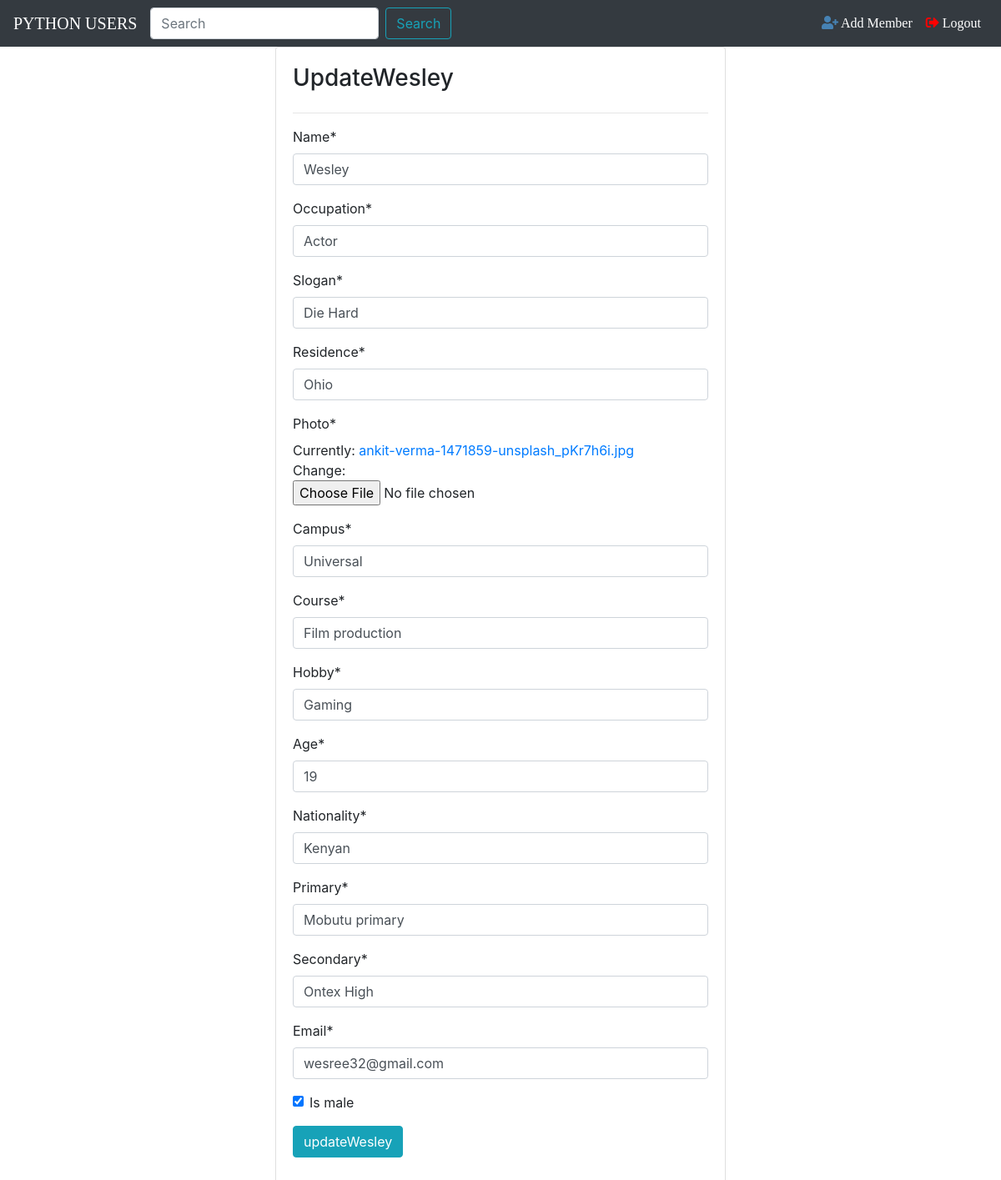
/1/update, run on the app's committed database.
### healthp/models.py (models this page shows, shortened)
class Member(models.Model):
    name=models.CharField(max_length=40)
    occupation=models.CharField(max_length=40)
    slogan=models.CharField(max_length=50)
    residence=models.CharField(max_length=50)
    photo =models.ImageField()
    campus=models.CharField(max_length=50)
    course=models.CharField(max_length=50)
    hobby=models.CharField(max_length=50)
    age=models.IntegerField()
    nationality=models.CharField(max_length=40)
    primary=models.CharField(max_length=40)
    secondary=models.CharField(max_length=40)
    email=models.EmailField()
    is_male=models.BooleanField(default=True)

### healthp/views.py (the view)
# urls.py: path('<int:pk>/update', views.MemberUpdateView.as_view(), name='update-members'),
class MemberUpdateView(UpdateView):
    model = Member
    fields = '__all__'

### healthp/templates/healthp/member_form.html (shortened to what this page needs)
{% extends 'healthp/base.html'%}
{% load crispy_forms_tags %}
{%block content%}
    <div class="row">
        <div class="col-sm-3">
        </div>
        <div class="col-sm-6">
            <div class="card card-body">
                <h3 class="text-capitalize">{%if object%}update{{object.name}}{% else %}add member{% endif %}</h3>
                <hr>
                <form method="post" enctype="multipart/form-data">
                    {{ form|crispy }}
                    <div class="form-group">
                        <button type="submit" class="btn btn-info">{%if object%}update{{object.name}}{% else %}Submit{% endif %}</button>
                    </div>
                </form>
            </div>
        </div>
    </div>
{% endblock %}

### healthp/Static/healthp/CSS/Style.css (style rules this page uses)
body { background:url("../Images/img.jpg"); }

### data on the page
Member: name "Wesley", occupation "Actor", slogan "Die Hard", residence "Ohio", campus "Universal", course "Film production", hobby "Gaming", age "19", nationality "Kenyan", primary "Mobutu primary", secondary "Ontex High", email "wesree32@gmail.com", is_male "☑"
